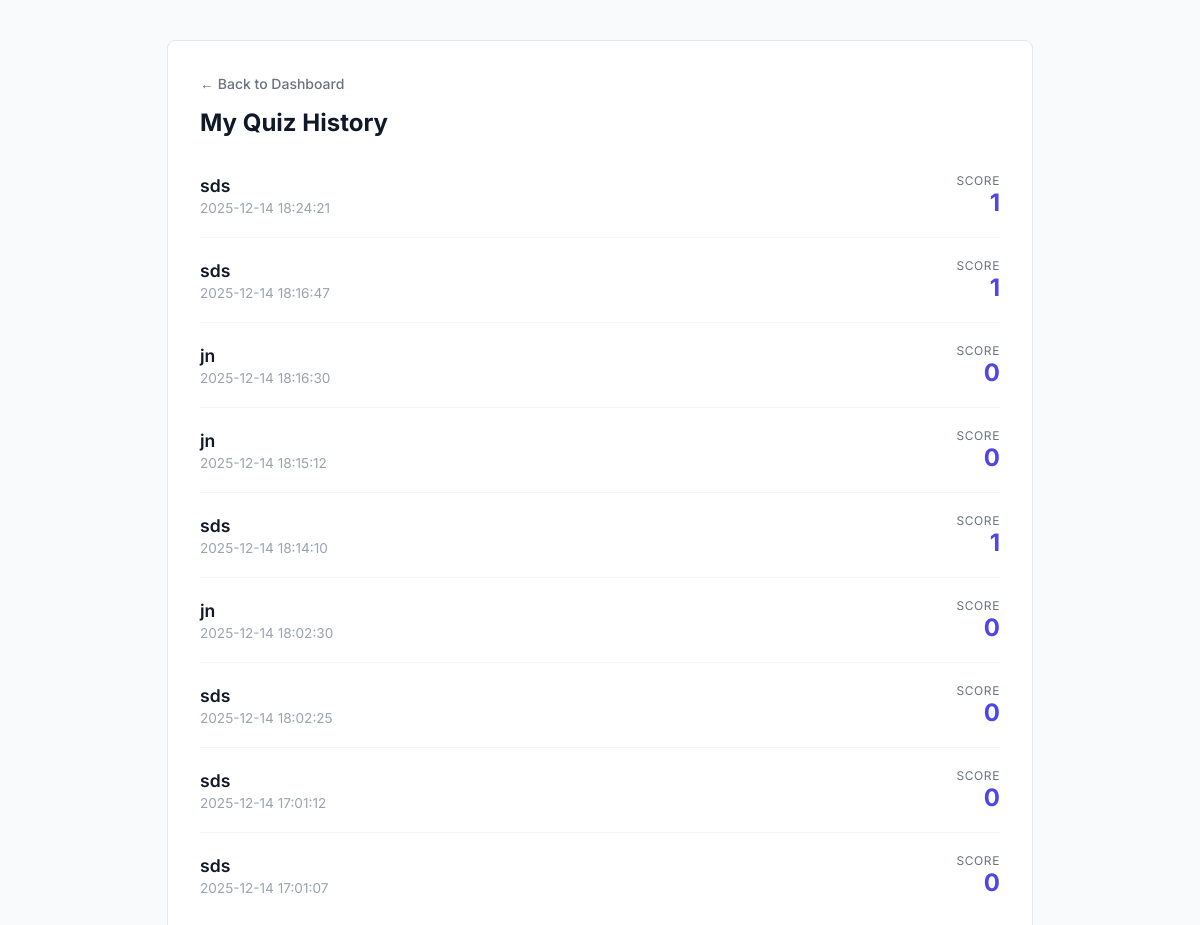
The page /my_results (signed in) on the database its author committed.
### tables this page shows
CREATE TABLE results (
    id INTEGER PRIMARY KEY AUTOINCREMENT,
    user_id INTEGER NOT NULL,
    quiz_id INTEGER NOT NULL,
    score INTEGER NOT NULL,
    timestamp DATETIME DEFAULT CURRENT_TIMESTAMP,
    FOREIGN KEY (user_id) REFERENCES users (id),
    FOREIGN KEY (quiz_id) REFERENCES quizzes (id)
);

CREATE TABLE quizzes (
    id INTEGER PRIMARY KEY AUTOINCREMENT,
    title TEXT NOT NULL,
    creator_id INTEGER NOT NULL, time_limit INTEGER DEFAULT 0, strict_mode INTEGER DEFAULT 0, deadline TEXT, passing_score INTEGER DEFAULT 0, max_attempts INTEGER DEFAULT 0,
    FOREIGN KEY (creator_id) REFERENCES users (id)
);

### app.py (the view)
@app.route('/my_results')
def student_history():
    if 'user_id' not in session: return redirect(url_for('login'))
    conn = get_db_connection()
    history = conn.execute('SELECT q.title, r.score, r.timestamp FROM results r JOIN quizzes q ON r.quiz_id=q.id WHERE r.user_id=? ORDER BY r.timestamp DESC', (session['user_id'],)).fetchall()
    conn.close()
    return render_template('student_history.html', history=history)

### app.py (called while the page is built)
def get_db_connection():
    conn = sqlite3.connect('database.db')
    conn.row_factory = sqlite3.Row
    return conn

### templates/student_history.html (shortened to what this page needs)
<!DOCTYPE html>
<html lang="en">
<head>
</head>
<body>
    <div class="container">
        <a href="/dashboard" class="back-link">← Back to Dashboard</a>
        <h1>My Quiz History</h1>
        <ul class="list">
            {% for h in history %}
            <li class="item">
                <div>
                    <h3 class="quiz-title">{{ h['title'] }}</h3>
                    <div class="date">{{ h['timestamp'] }}</div>
                </div>
                <div class="score-box">
                    <div class="score-label">Score</div>
                    <div class="score-num">{{ h['score'] }}</div>
                </div>
            </li>
            {% else %}
            <li style="text-align:center; padding:3rem; color:#9ca3af;">You haven't taken any quizzes yet.</li>
            {% endfor %}
        </ul>
    </div>
</body>
</html>

### templates/student_history.html (style rules this page uses)
body { font-family: 'Inter', sans-serif; background: #f9fafb; padding: 2rem; color: #111827; }
.container { max-width: 800px; margin: 0 auto; background: white; padding: 2rem; border-radius: 8px; border: 1px solid #e5e7eb; }
h1 { margin-top: 0; font-size: 1.5rem; }
.back-link { text-decoration: none; color: #6b7280; font-weight: 500; font-size: 0.875rem; margin-bottom: 1rem; display: inline-block; }
.list { list-style: none; padding: 0; }
.item { display: flex; justify-content: space-between; align-items: center; padding: 1.25rem 0; border-bottom: 1px solid #f3f4f6; }
.item:last-child { border-bottom: none; }
.quiz-title { font-weight: 600; font-size: 1.1rem; color: #111827; margin: 0 0 0.25rem 0; }
.date { font-size: 0.85rem; color: #9ca3af; }
.score-box { text-align: right; }
.score-num { font-size: 1.5rem; font-weight: 700; color: #4f46e5; }
.score-label { font-size: 0.75rem; text-transform: uppercase; color: #6b7280; letter-spacing: 0.05em; }

### rows shown on the page
results: title "sds", timestamp "2025-12-14 18:24:21", score "1"
results: title "sds", timestamp "2025-12-14 18:16:47", score "1"
results: title "jn", timestamp "2025-12-14 18:16:30", score "0"
results: title "jn", timestamp "2025-12-14 18:15:12", score "0"
results: title "sds", timestamp "2025-12-14 18:14:10", score "1"
results: title "jn", timestamp "2025-12-14 18:02:30", score "0"
results: title "sds", timestamp "2025-12-14 18:02:25", score "0"
results: title "sds", timestamp "2025-12-14 17:01:12", score "0"
results: title "sds", timestamp "2025-12-14 17:01:07", score "0"
